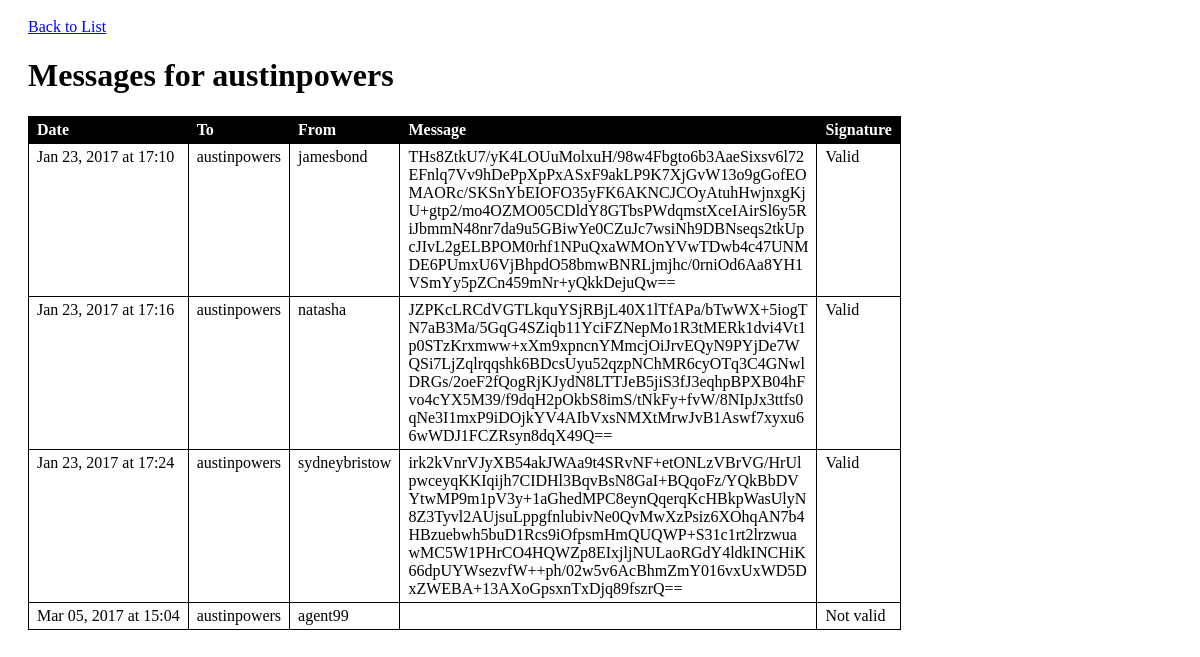
/apex/public/agents/messages.php?id=5, run on an earlier commit of the app's database.
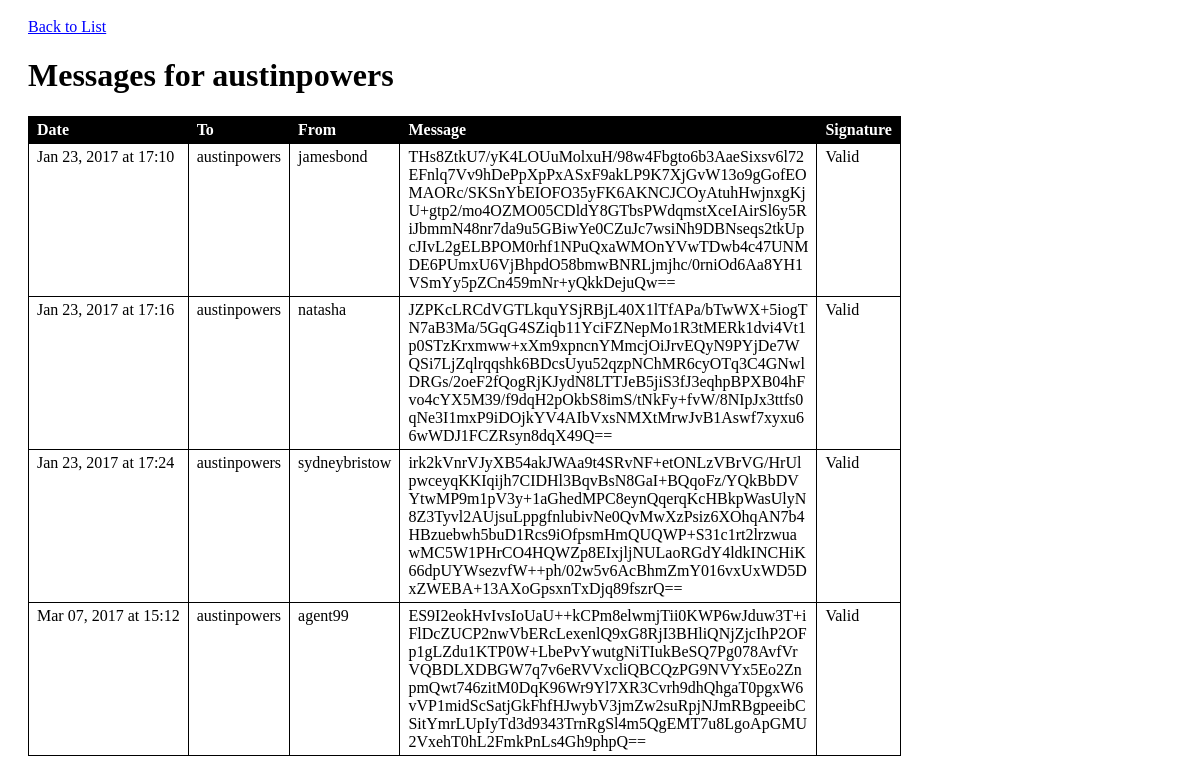
And on a later commit of the database.
### tables this page shows
CREATE TABLE `agents` (
  `id` int(11) NOT NULL AUTO_INCREMENT,
  `codename` varchar(255) DEFAULT NULL,
  `public_key` text,
  `private_key` text,
  PRIMARY KEY (`id`)
);

CREATE TABLE `messages` (
  `id` int(11) NOT NULL AUTO_INCREMENT,
  `sender_id` int(11) DEFAULT NULL,
  `recipient_id` int(11) DEFAULT NULL,
  `cipher_text` text,
  `signature` text,
  `created_at` datetime DEFAULT NULL,
  PRIMARY KEY (`id`)
);

### apex/private/functions.php (called while the page is built, shortened)
<?php
  function h($string="") {
    return htmlspecialchars($string);
  }
  function url_for($script_path) {
    return DOC_ROOT . $script_path;
  }
?>

### apex/private/database.php (called while the page is built, shortened)
<?php
  function db_connect() {
    $connection = mysqli_connect(DB_SERVER, DB_USER, DB_PASS, DB_NAME);
    return $connection;
  }
  function db_query($connection, $sql) {
    $result_set = mysqli_query($connection, $sql);
    return $result_set;
  }
  function db_fetch_assoc($result_set) {
    return mysqli_fetch_assoc($result_set);
  }
  function db_escape($connection, $string) {
    return mysqli_real_escape_string($connection, $string);
  }
?>

### apex/private/query_functions.php (called while the page is built, shortened)
<?php
  function find_agent_by_id($id=0) {
    global $db;
    $sql = "SELECT * FROM agents ";
    $sql .= "WHERE id='" . h(db_escape(db_connect(),$id)) . "';";
    $result = db_query($db, $sql);
    return $result;
  }
  function find_messages_for($recipient_id) {
    global $db;
    $sql = "SELECT * FROM messages ";
    $sql .= "WHERE recipient_id = '" . db_escape($db, $recipient_id) . "' ";
    $sql .= "ORDER BY created_at ASC;";
    $result = db_query($db, $sql);
    return $result;
  }
?>

### apex/private/crypto_functions.php (called while the page is built, shortened)
<?php
function verify_signature($data, $signature, $public_key) {
  $raw_signature = base64_decode($signature);
  return openssl_verify($data, $raw_signature, $public_key);
  $modified_data = $data . "extra content";
  return openssl_verify($modified_data, $signature, $public_key);
}
?>

### apex/public/agents/messages.php (the view, shortened to what this page needs)
<?php
  require_once('../../private/initialize.php');
  $id = $_GET['id'];
  $agent_result = find_agent_by_id($id);
  $agent = db_fetch_assoc($agent_result);
  $message_result = find_messages_for($agent['id']);
?>
<!doctype html>
<html lang="en">
  <head>
    <link rel="stylesheet" media="all" href="<?php echo DOC_ROOT . '/includes/styles.css'; ?>" />
  </head>
  <body>
    <a href="<?php echo url_for('/agents/index.php') ?>">Back to List</a>
    <br/>
    <h1>Messages for <?php echo h($agent['codename']); ?></h1>
    <table>
      <tr>
        <th>Date</th>
        <th>To</th>
        <th>From</th>
        <th>Message</th>
        <th>Signature</th>
      </tr>
      <?php while($message = db_fetch_assoc($message_result)) { ?>
        <?php
          $created_at = strtotime($message['created_at']);
          $send_agent_result = find_agent_by_id($message['sender_id']);
          $send_agent = db_fetch_assoc($send_agent_result);
          $sender['codename'] = $send_agent['codename'];
          if($current_user['id'] == $agent['id'])
          {
            $message_text = pkey_decrypt($message['cipher_text'],$agent['private_key']);
          }else if($current_user['id'] != $agent['id']){
            $message_text = $message['cipher_text'];
          }
          $result = verify_signature($message['cipher_text'],
                                     $message['signature'],$send_agent['public_key']);
          $validity_text = $result === 1 ? 'Valid' : 'Not valid';
        ?>
        <tr>
          <td><?php echo h(strftime('%b %d, %Y at %H:%M', $created_at)); ?></td>
          <td><?php echo h($agent['codename']); ?></td>
          <td><?php echo h($sender['codename']); ?></td>
          <td class="message"><?php echo h($message_text); ?></td>
          <td class="message"><?php echo h($validity_text); ?></td>
        </tr>
      <?php } ?>
    </table>
  </body>
</html>

### apex/public/includes/styles.css (style rules this page uses)
body { padding: 10px 20px; }
a, a:visited { color: blue; }
table { border-collapse: collapse; min-width: 600px; }
table tr th { border: 1px solid black; color: white; background: black; text-align: left; padding: 0.25em 0.5em; }
table tr td { border: 1px solid black; vertical-align: top; padding: 0.25em 0.5em; }
td.message { max-width: 400px; word-wrap: break-word; }

What changed in the data, as far as the page shows it:
changed messages: created_at "Mar 05, 2017 at 15:04" → "Mar 07, 2017 at 15:12"; cipher_text (not shown) → "ES9I2eokHvIvsIoUaU++kCPm8elwmjTii0KWP6wJduw3T+iFlDcZUCP2nwVbERcLexenlQ9xG8RjI3BHliQNjZjcIhP2OFp1gLZdu1KTP0W+LbePvYwutgNiTIukBeSQ7Pg078AvfVrVQBDLXDBGW7q7v6eRVVxcliQBCQzPG9NVYx5Eo2ZnpmQwt746zitM0DqK96Wr9Yl7XR3Cvrh9dhQhgaT0pgxW6vVP1midScSatjGkFhfHJwybV3jmZw2suRpjNJmRBgpeeibCSitYmrLUpIyTd3d9343TrnRgSl4m5QgEMT7u8LgoApGMU2VxehT0hL2FmkPnLs4Gh9phpQ=="; validity_text "Not valid" → "Valid"
